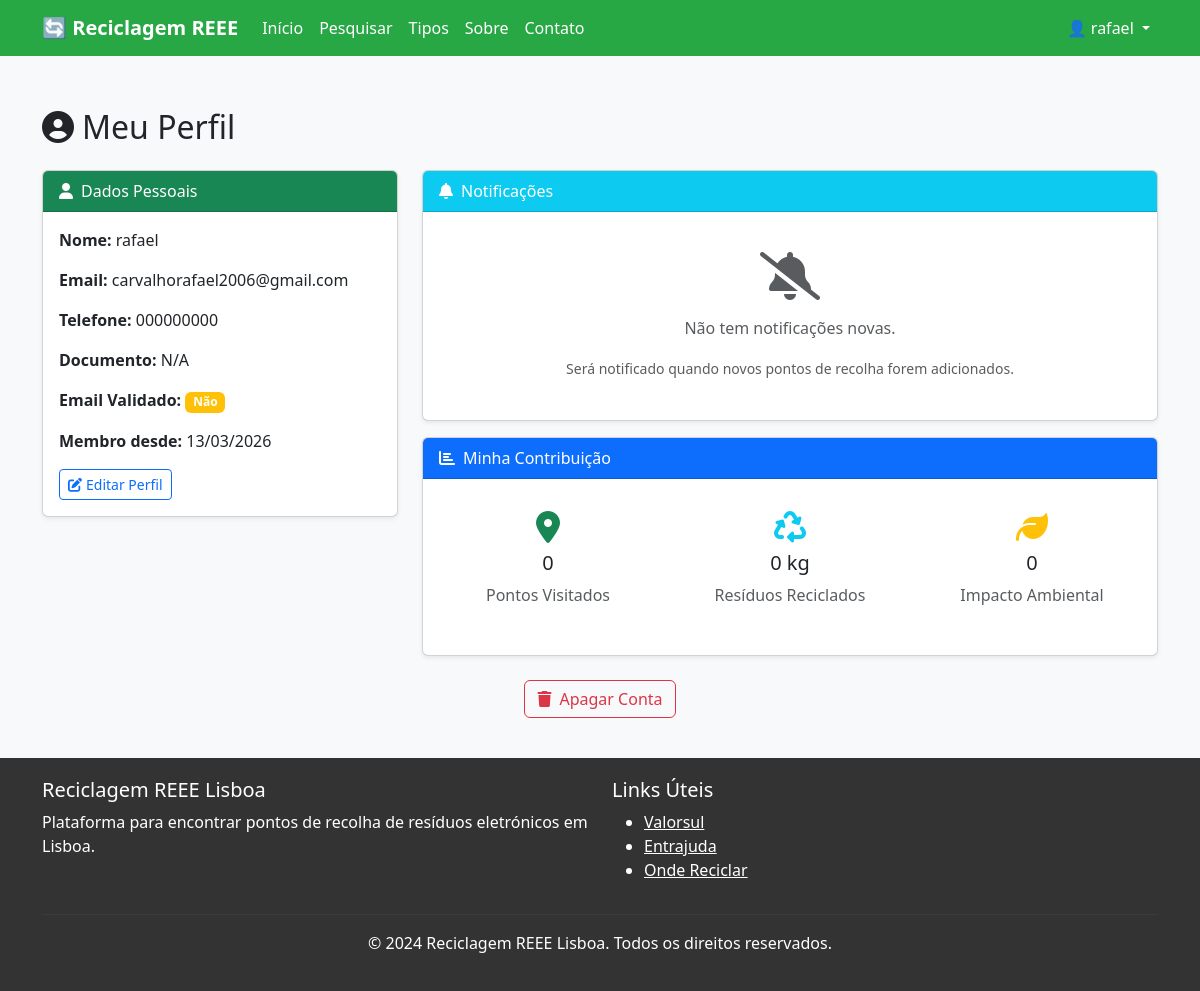
Page /utilizador (signed in) on the earlier database version.
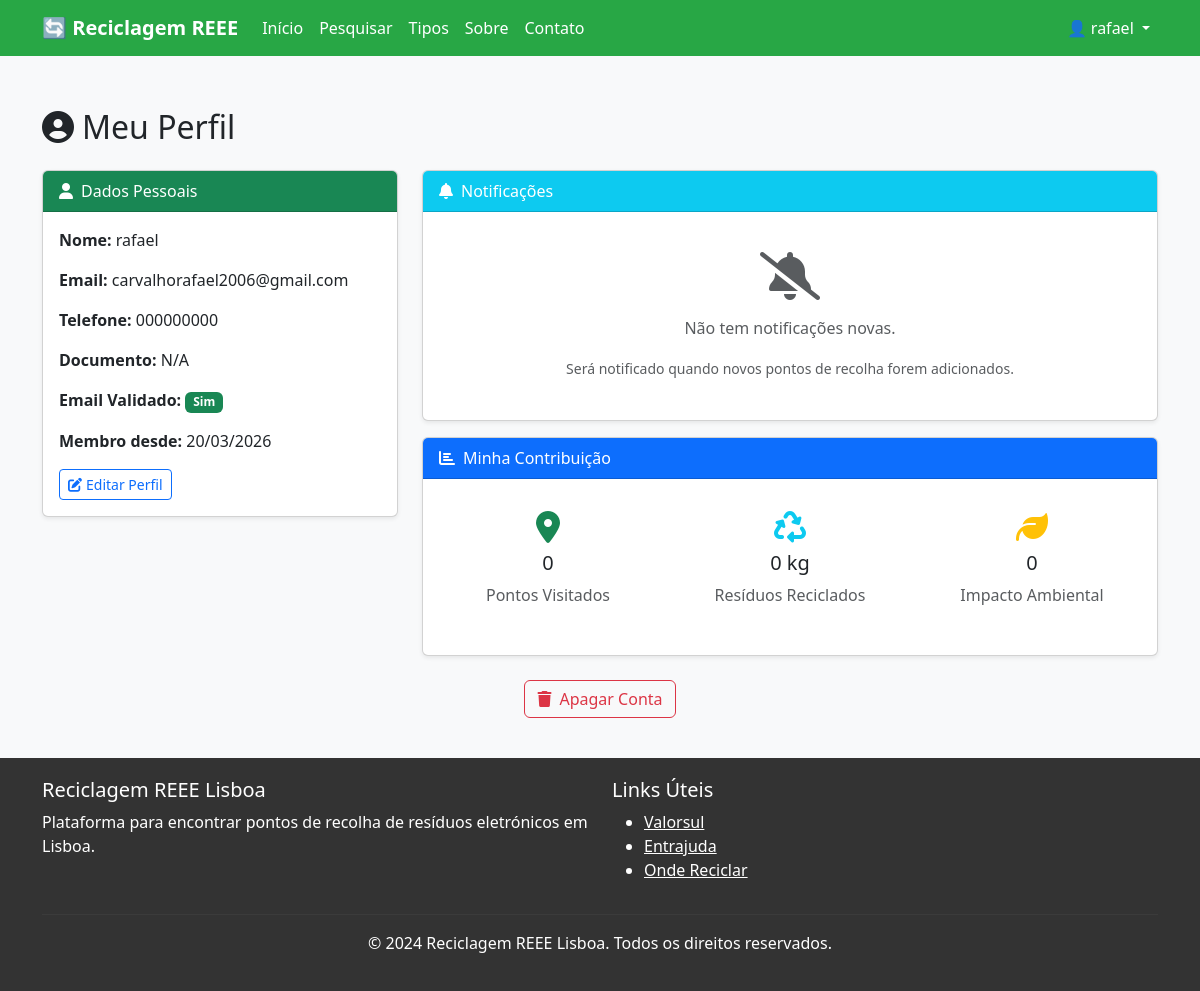
Same page on the later database version.
### models.py (models this page shows, shortened)
class BaseModel(Model):
    class Meta:
        database = db

class Utilizador(BaseModel):
    nome = CharField()
    email = CharField(unique=True)
    is_admin = BooleanField(default=False)
    telefone = CharField()
    documento_identificacao = CharField()
    senha_hash = CharField()
    criado_em = DateTimeField(default=datetime.now)
    email_validado = BooleanField(default=False)
    token_validacao = CharField(null=True)

### app.py (the view)
@app.route("/utilizador")
def utilizador():
    if g.utilizador is None:
        flash("Precisa de iniciar sessão para aceder ao perfil.", "warning")
        return redirect(url_for("login"))
    notificacoes = Notificacao.select().where(
        (Notificacao.utilizador == g.utilizador) &
        (Notificacao.lida == False)
    ).order_by(Notificacao.enviada_em.desc())
    return render_template("utilizador.html",
                         utilizador=g.utilizador,
                         notificacoes=notificacoes)

### app.py (called while the page is built)
@app.before_request
def ensure_db_connection():
    try:
        if db.is_closed():
            db.connect()
    except Exception as e:
        print(f"Database connection error: {e}")
        try:
            db.close()
            db.connect()
        except Exception as e2:
            print(f"Failed to reconnect: {e2}")

@app.before_request
def carregar_utilizador():
    user_id = session.get("user_id")
    if user_id:
        try:
            g.utilizador = Utilizador.get(Utilizador.id == user_id)
        except Utilizador.DoesNotExist:
            g.utilizador = None
    else:
        g.utilizador = None

@app.context_processor
def inject_current_year():
    return {"current_year": datetime.now().year}

### templates/utilizador.html (shortened to what this page needs)
{% extends "base.html" %}
{% block content %}
<div class="container mt-5">
    <h2 class="mb-4"><i class="fas fa-user-circle me-2"></i>Meu Perfil</h2>
    <div class="row">
        <div class="col-md-4">
            <div class="card shadow-sm">
                <div class="card-header bg-success text-white">
                    <i class="fas fa-user me-2"></i>Dados Pessoais
                </div>
                <div class="card-body">
                    <p><strong>Nome:</strong> {{ utilizador.nome }}</p>
                    <p><strong>Email:</strong> {{ utilizador.email }}</p>
                    <p><strong>Telefone:</strong> {{ utilizador.telefone }}</p>
                    <p><strong>Documento:</strong> {{ utilizador.documento_identificacao }}</p>
                    <p><strong>Email Validado:</strong>
                        {% if utilizador.email_validado %}
                            <span class="badge bg-success">Sim</span>
                        {% else %}
                            <span class="badge bg-warning">Não</span>
                        {% endif %}
                    </p>
                    <p><strong>Membro desde:</strong> {{ utilizador.criado_em.strftime('%d/%m/%Y') }}</p>
                    <div class="mt-3">
                        <button class="btn btn-sm btn-outline-primary" data-bs-toggle="modal" data-bs-target="#editarPerfilModal">
                            <i class="fas fa-edit me-1"></i>Editar Perfil
                        </button>
                    </div>
                </div>
            </div>
        </div>
        <div class="col-md-8">
            <div class="card shadow-sm">
                <div class="card-header bg-info text-white">
                    <i class="fas fa-bell me-2"></i>Notificações
                </div>
                <div class="card-body">
                    {% if notificacoes.count() > 0 %}
                        {% for notificacao in notificacoes %}
                        <div class="alert alert-info alert-dismissible fade show" role="alert">
                            <h6 class="alert-heading">{{ notificacao.mensagem|truncate(50) }}</h6>
                            <p class="mb-1">{{ notificacao.mensagem }}</p>
                            <small class="text-muted">{{ notificacao.enviada_em.strftime('%d/%m/%Y %H:%M') }}</small>
                            <button type="button" class="btn-close" data-bs-dismiss="alert"></button>
                            <div class="mt-2">
                                <a href="{{ url_for('marcar_notificacao_lida', notificacao_id=notificacao.id) }}"
                                   class="btn btn-sm btn-outline-secondary">Marcar como lida</a>
                            </div>
                        </div>
                        {% endfor %}
                    {% else %}
                        <div class="text-center py-4">
                            <i class="fas fa-bell-slash fa-3x text-muted mb-3"></i>
                            <p class="text-muted">Não tem notificações novas.</p>
                            <small class="text-muted">Será notificado quando novos pontos de recolha forem adicionados.</small>
                        </div>
                    {% endif %}
                </div>
            </div>
            <div class="card shadow-sm mt-3">
                <div class="card-header bg-primary text-white">
                    <i class="fas fa-chart-bar me-2"></i>Minha Contribuição
                </div>
                <div class="card-body">
                    <div class="row text-center">
                        <div class="col-md-4">
                            <div class="p-3">
                                <i class="fas fa-map-marker-alt fa-2x text-success mb-2"></i>
                                <h5>0</h5>
                                <p class="text-muted">Pontos Visitados</p>
                            </div>
                        </div>
                        <div class="col-md-4">
                            <div class="p-3">
                                <i class="fas fa-recycle fa-2x text-info mb-2"></i>
                                <h5>0 kg</h5>
                                <p class="text-muted">Resíduos Reciclados</p>
                            </div>
                        </div>
                        <div class="col-md-4">
                            <div class="p-3">
                                <i class="fas fa-leaf fa-2x text-warning mb-2"></i>
                                <h5>0</h5>
                                <p class="text-muted">Impacto Ambiental</p>
                            </div>
                        </div>
                    </div>
                </div>
            </div>
        </div>
    </div>
</div>
<div class="container mt-4">
    <div class="text-center">
        <button class="btn btn-outline-danger" data-bs-toggle="modal" data-bs-target="#apagarContaModal">
            <i class="fas fa-trash me-2"></i>Apagar Conta
        </button>
    </div>
</div>
{% endblock %}

### templates/base.html (shortened to what this page needs)
<!DOCTYPE html>
<html lang="pt-PT">
<head>
    <link href="https://cdn.jsdelivr.net/npm/bootstrap@5.3.0/dist/css/bootstrap.min.css" rel="stylesheet">
    <link rel="stylesheet" href="https://cdnjs.cloudflare.com/ajax/libs/font-awesome/6.4.0/css/all.min.css">
    <link rel="stylesheet" href="https://unpkg.com/leaflet@1.9.4/dist/leaflet.css" />
</head>
<body>
    <nav class="navbar navbar-expand-lg navbar-dark fixed-top">
        <div class="container">
            <a class="navbar-brand" href="{{ url_for('index') }}">
                🔄 Reciclagem REEE
            </a>
            <div class="collapse navbar-collapse" id="navbarNav">
                <ul class="navbar-nav me-auto">
                    <li class="nav-item">
                        <a class="nav-link" href="{{ url_for('index') }}">Início</a>
                    </li>
                    <li class="nav-item">
                        <a class="nav-link" href="{{ url_for('pesquisa') }}">Pesquisar</a>
                    </li>
                    <li class="nav-item">
                        <a class="nav-link" href="{{ url_for('tipos_residuos') }}">Tipos</a>
                    </li>
                    <li class="nav-item">
                        <a class="nav-link" href="{{ url_for('sobre_lixo_eletronico') }}">Sobre</a>
                    </li>
                    <li class="nav-item">
                        <a class="nav-link" href="{{ url_for('contato') }}">Contato</a>
                    </li>
                </ul>
                <ul class="navbar-nav">
                    {% if g.utilizador %}
                        <li class="nav-item dropdown">
                            <a class="nav-link dropdown-toggle" href="#" role="button" data-bs-toggle="dropdown">
                                👤 {{ g.utilizador.nome }}
                            </a>
                        </li>
                    {% endif %}
                </ul>
            </div>
        </div>
    </nav>
    {% block content %}{% endblock %}
    <footer class="footer">
        <div class="container">
            <div class="row">
                <div class="col-md-6">
                    <h5>Reciclagem REEE Lisboa</h5>
                    <p>Plataforma para encontrar pontos de recolha de resíduos eletrónicos em Lisboa.</p>
                </div>
                <div class="col-md-6">
                    <h5>Links Úteis</h5>
                    <ul>
                        <li><a href="https://www.valorsul.pt/" style="color: white;">Valorsul</a></li>
                        <li><a href="https://www.entrajuda.pt/" style="color: white;">Entrajuda</a></li>
                        <li><a href="https://ondereciclar.pt/" style="color: white;">Onde Reciclar</a></li>
                    </ul>
                </div>
            </div>
            <hr style="border-color: #555;">
            <div class="text-center">
                <p>&copy; 2024 Reciclagem REEE Lisboa. Todos os direitos reservados.</p>
            </div>
        </div>
    </footer>
</body>
</html>

### templates/base.html (style rules this page uses)
body { padding-top: 60px; background: #f8f9fa; }
.navbar { background: #28a745 !important; }
.navbar-brand { color: white !important; font-weight: bold; }
.nav-link { color: white !important; }
.footer { background: #333; color: white; padding: 20px 0; margin-top: 40px; }

Differences in the rows shown:
changed Utilizador "rafael": email_validado 0 → 1 (drawn); criado_em "13/03/2026" → "20/03/2026"
Other differences:
text no longer shown: "Não"
text now shown: "Sim"
